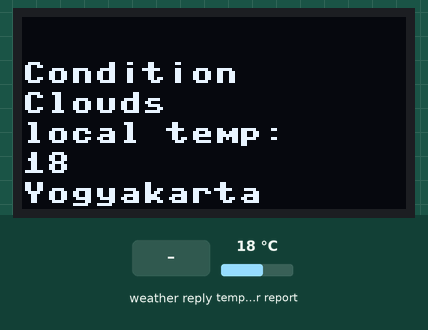
This program was run on a simulated ESP32 board running MicroPython. Shown: 128×64 one-colour display. Inputs (shaded band) come from the test bench; at power-on: temperature in the web weather report 18 °C. WiFi joins after 1.5 s; requests to the public web service named in the program get a made-up reply in its usual format after 0.4 s (London, UTC, broken clouds, 64 % humidity, 1013 hPa unless stated); library files of the repository ran but are not shown: ssd1306.py; what the program prints to the serial console is not drawn.

Above: at 1.2 s.
1.3 s: the web weather report turns to Clear
At 12.0 s:
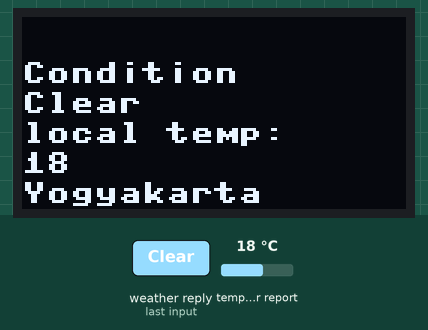
12.3 s: the web weather report turns to Rain
At 22.3 s:
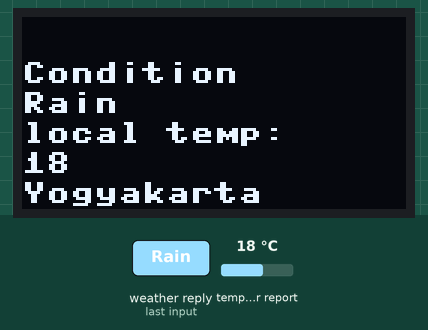
22.8 s: the web weather report turns to Snow
At 32.3 s:
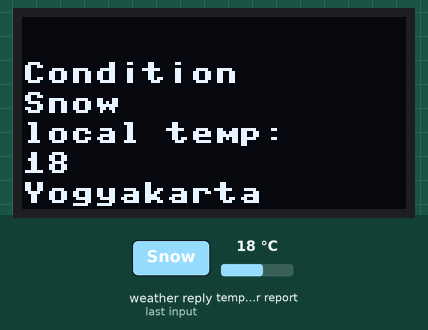
33.2 s: the web weather report turns to Thunderstorm
At 43.3 s:
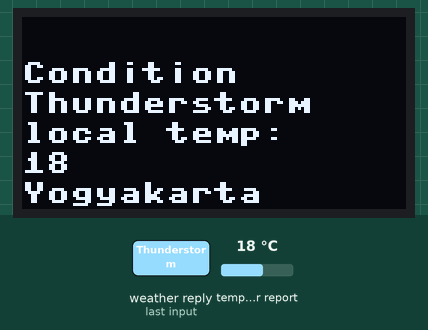
43.6 s: the web weather report turns to Mist
At 53.7 s:
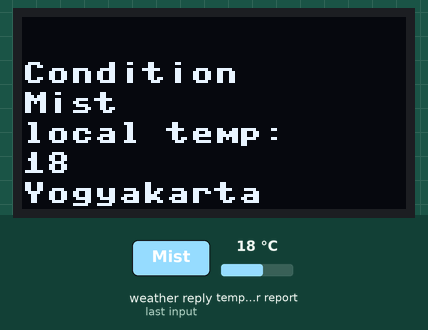
54.0 s: temperature in the web weather report set to -14 °C
At 63.7 s:
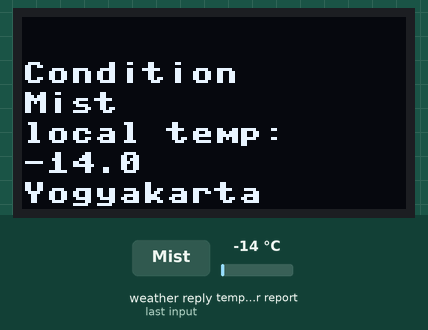
Timing chart, 0 to 65.2 s (numbered marks = the images above; inputs shaded):
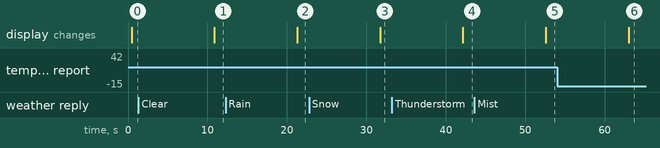

The program:

oledweather.py
```python
import network
import time
import json
import urequests
from machine import Pin, SoftI2C
import ssd1306

i2c = SoftI2C(scl=Pin(6), sda=Pin(5))  # Adjust the Pin numbers based on your connections
oled_width = 128
oled_height = 64
oled = ssd1306.SSD1306_I2C(oled_width, oled_height, i2c)

sta = network.WLAN(network.STA_IF)
sta.active(True)
sta.connect("Sek Prodi", "sekprodiii")
sta.ifconfig()

def monitor():
	#mengambil data dari accuweather
	r = urequests.get("https://api.openweathermap.org/data/2.5/weather?q=Yogyakarta,id&appid=39860be932e9680238339a90bac4d163&units=metric").json()
	suhu = r['main']['temp']
	kondisi = r['weather'][0]['main']
	city = r['name']
	print("condition: ",kondisi)
	print("Suhu di Tangerang adalah", suhu, "C")
	oled.fill(0)  # Clear the screen
	oled.text("Condition", 0, 15)
	oled.text(kondisi, 0, 25)
	oled.text("local temp:", 0, 35)
	oled.text(str(suhu), 0, 45)
	oled.text(city, 0, 55)
	oled.show()  # Show the text
	time.sleep(10)

while True:
	monitor()
```

Measured:
- after the input at 1.3 s, the display: changes after 9.6 s (image 1)
- after the input at 12.3 s, the display: changes after 9.0 s (image 2)
- after the input at 22.8 s, the display: changes after 8.9 s (image 3)
- after the input at 33.2 s, the display: changes after 9.0 s (image 4)
- after the input at 43.6 s, the display: changes after 9.0 s (image 5)
- after the input at 54.0 s, the display: changes after 9.0 s (image 6)
